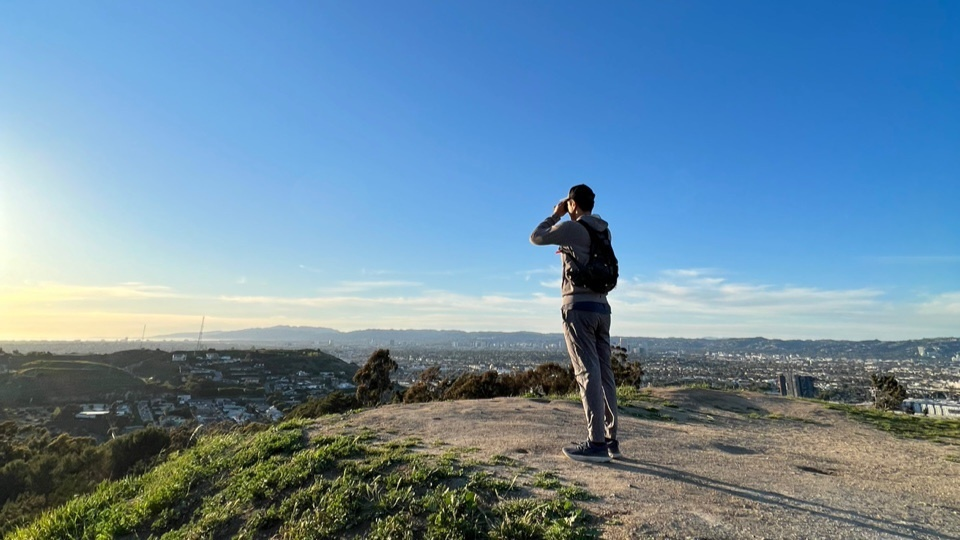
#> input picture honglab/강의노트_문제풀이_챕터5이후/챕터06_컴퓨터비전/baldwin_hills.jpg, 960 x 540 px
$ jupyter execute '01_디지털이미지기초(Pillow).ipynb'
#> lines starting #> are read from the running program, lines starting #| are printed output that depends on the picture
___
<a href='https://cafe.naver.com/jmhonglab'><p style="text-align:center;"></p></a>
___
<center><em>Content Copyright by HongLab, Inc.</em></center>

# 디지털 이미지 다루기

스마트폰의 내장 카메라, 웹캠 등의 디지털 영상 장치의 발달로 인해서 디지털 이미지는 우리에게 매우 친숙합니다. 결과를 쉽게 눈으로 볼 수 있기 때문에 직관적으로 프로그래밍 연습을 할 수 있는 좋은 기회입니다.

### 디지털 이미지의 형식

몇 가지 기본적인 용어를 정리해보겠습니다.
- RGB 컬러: Red, Gree, Blue의 조합으로 색을 표현합니다. [색상 팔레트](https://search.naver.com/search.naver?where=nexearch&sm=top_hty&fbm=1&ie=utf8&query=rgb+%EC%83%89%EC%83%81%ED%91%9C
)를 참고하세요.
- RGBA 컬러: RGB 컬러에 불투명도(opaque)를 의미하는 Alpha를 추가한 것입니다.
- 픽셀(Pixel): PICture ELement의 줄임말로써 디지털 이미지에서 색을 표현하는 작은 면적을 의미합니다.

### [Pillow](https://pillow.readthedocs.io/en/stable/handbook/tutorial.html)를 이용한 이미지 조작

여기서는 기본적인 이미지 조작 방법을 몇 가지 사용해보겠습니다. 더 많은 기능들은 [Handbook](https://pillow.readthedocs.io/en/stable/handbook/index.html)을 참고하세요.

```
pip install pillow
```

다양한 포맷의 이미지들을 쉽게 읽어들일 수 있습니다.

[cell 1]
# 예외처리 예시
from PIL import Image

try:
    im = Image.open("NO_IMAGE.jpg")
except OSError:
    print("파일을 읽어들이지 못했습니다.")

[cell 2]
# 정상적으로 읽어들인 후 이미지 정보 출력
from PIL import Image

im = Image.open("baldwin_hills.jpg")
#> im is the input picture: PIL image 960x540 RGB; mean R, G, B 107.6, 139.8, 162.5

print(im.format, im.size, im.mode)  # JPEG (960, 540) RGB
#| JPEG (960, 540) RGB

im

# im.show() # 운영체제를 통해서 이미지를 보여줍니다.

[cell 3]
from matplotlib.pyplot import imshow

import numpy as np
from PIL import Image

im = Image.open("baldwin_hills.jpg")

imshow(np.asarray(im))

이미지의 해상도를 바꿀 수 있습니다.

[cell 4]
# 해상도 줄이기
from PIL import Image

Image.open("baldwin_hills.jpg").resize((48, 27))

[cell 5]
# BILINEAR 필터로 해상도를 다시 키우기
Image.open("baldwin_hills.jpg").resize((48, 27)).resize(
    (480, 270), resample=Image.BILINEAR
)

[cell 6]
# NEAREST 필터로 해상도를 다시 키우기
Image.open("baldwin_hills.jpg").resize((48, 27)).resize(
    (480, 270), resample=Image.NEAREST
)

이미지의 일부만 잘라낼(crop) 수도 있습니다.

[cell 7]
from PIL import Image

cropped = Image.open("baldwin_hills.jpg").crop((520, 180, 640, 480))
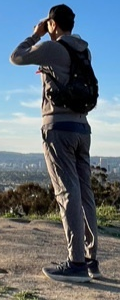
#> cropped: PIL image 120x300 RGB; mean R, G, B 98.2, 110, 119.2

print(cropped.format, cropped.size, cropped.mode)  # None (120, 300) RGB
#| None (120, 300) RGB

cropped

잘라낸 부분을 다른 곳에 덮어쓸 수도 있습니다.

[cell 8]
from PIL import Image

im = Image.open("baldwin_hills.jpg")
cropped = im.crop((520, 180, 640, 480))
im.paste(cropped, (400, 180, 520, 480))  # 주의: im = im.paste(...) -> None
im.paste(cropped, (640, 180, 760, 480))
im

이미지를 격자 형태로 배치해봅시다.

[cell 9]
from PIL import Image

src = Image.open("baldwin_hills.jpg").resize((480, 270))

w, h = src.size
#> w = 480; h = 270

dst = Image.new("RGB", (w * 2, h * 2))
#> dst: PIL image 960x540 RGB; every value is 0

dst.paste(src, (0, 0, w, h))
dst.paste(src, (w, 0, w * 2, h))
dst.paste(src, (0, h, w, h * 2))
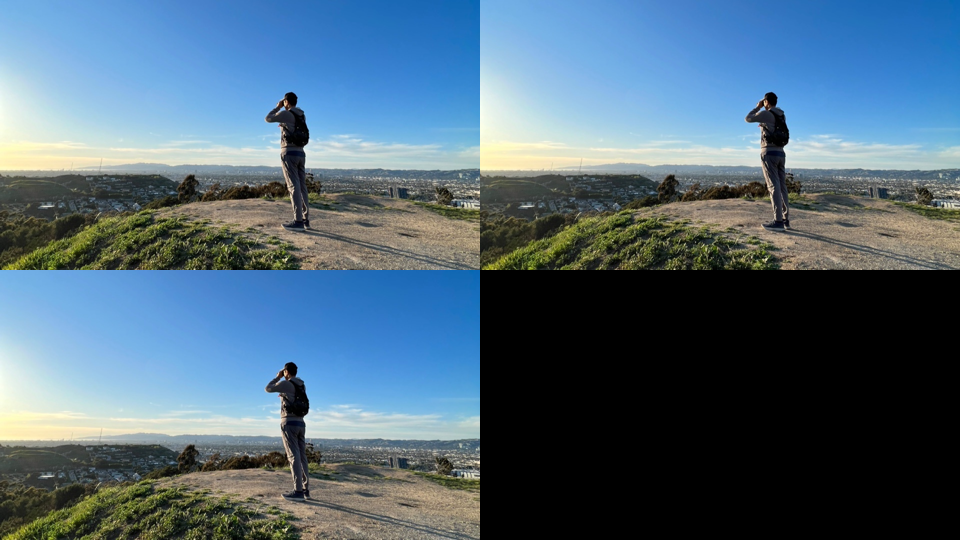
#> dst: PIL image 960x540 RGB; mean R, G, B 80.7, 104.9, 121.9
dst.paste(src, (w, h, w * 2, h * 2))
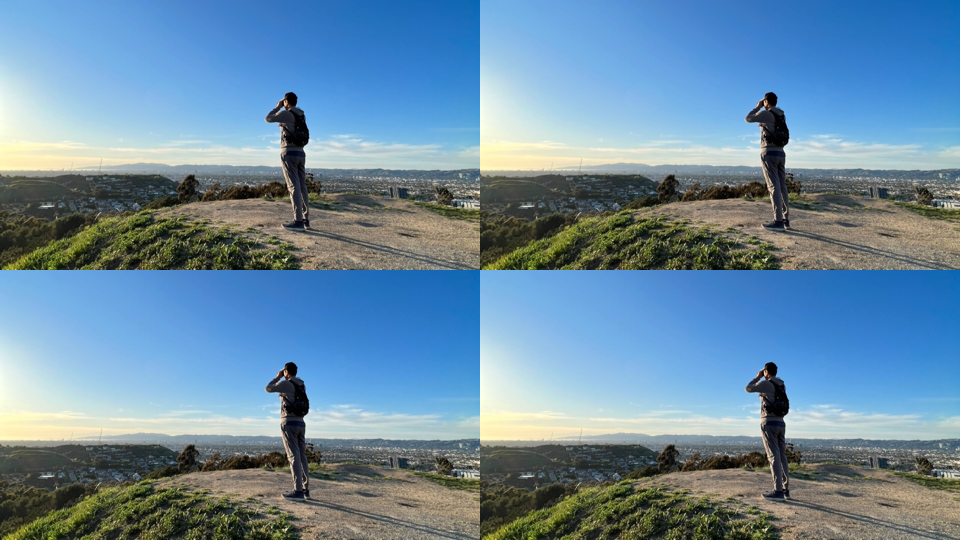
#> dst: PIL image 960x540 RGB; mean R, G, B 107.6, 139.8, 162.5

# dst.save("grid.png") # 이미지 저장

dst

이미지를 회전시킬 수도 있습니다.

[cell 10]
from PIL import Image

# 반시계방향으로 45도 회전
Image.open("baldwin_hills.jpg").rotate(45)
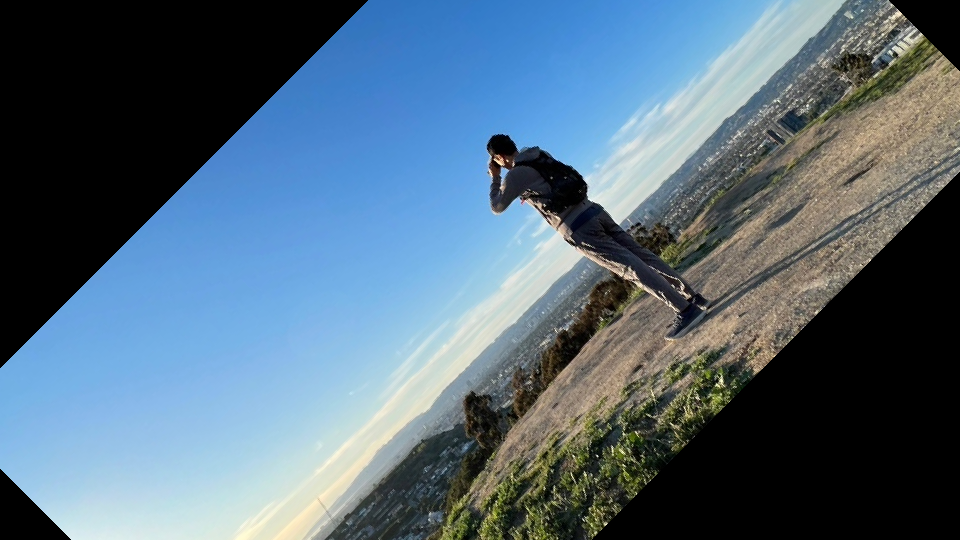
#> Out: PIL image 960x540 RGB; mean R, G, B 84.9, 106.8, 123.2

[cell 11]
from PIL import Image

# 반시계방향으로 45도 회전
Image.open("baldwin_hills.jpg").rotate(45, center=(0, 0))
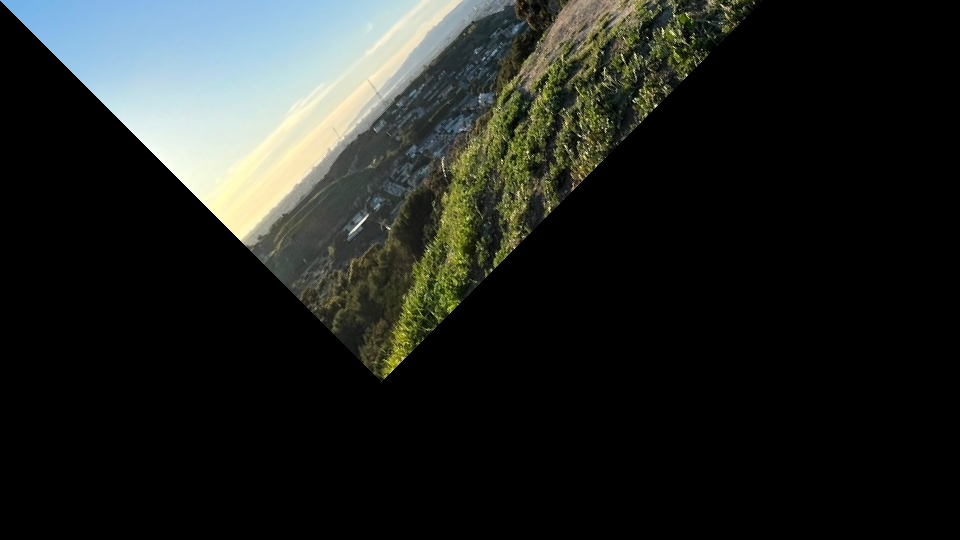
#> Out: PIL image 960x540 RGB; mean R, G, B 34.3, 37.3, 34.2

다양한 기하학적 변환을 할 수 있습니다.

[cell 12]
from PIL import Image

im = Image.open("baldwin_hills.jpg")

out = im.transpose(Image.FLIP_LEFT_RIGHT)
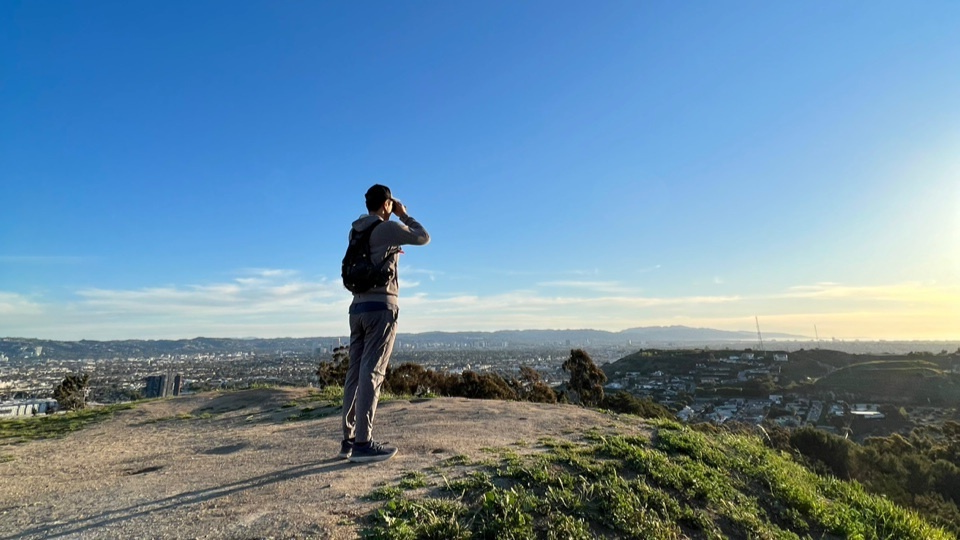
#> out: PIL image 960x540 RGB; mean R, G, B 107.6, 139.8, 162.5
# [4 lines of commented-out code are left out]

out

이미지 위에 글을 쓸 수도 있습니다.

[cell 13]
from PIL import Image, ImageDraw, ImageFont

im = Image.open("baldwin_hills.jpg")

fnt = ImageFont.truetype("FreeMono.ttf", 50)

d = ImageDraw.Draw(im)

d.text((80, 80), "Baldwin Hills", fill=(255, 255, 255), font=fnt)

im

[화질 개선(image enhancement) 기능들](https://pillow.readthedocs.io/en/stable/reference/ImageEnhance.html#module-PIL.ImageEnhance)도 사용할 수 있습니다.

[cell 14]
from PIL import Image, ImageEnhance

im = Image.open("baldwin_hills.jpg")

enhancer = ImageEnhance.Sharpness(im)
# enhancer = ImageEnhance.Brightness(im)

im = enhancer.enhance(5)
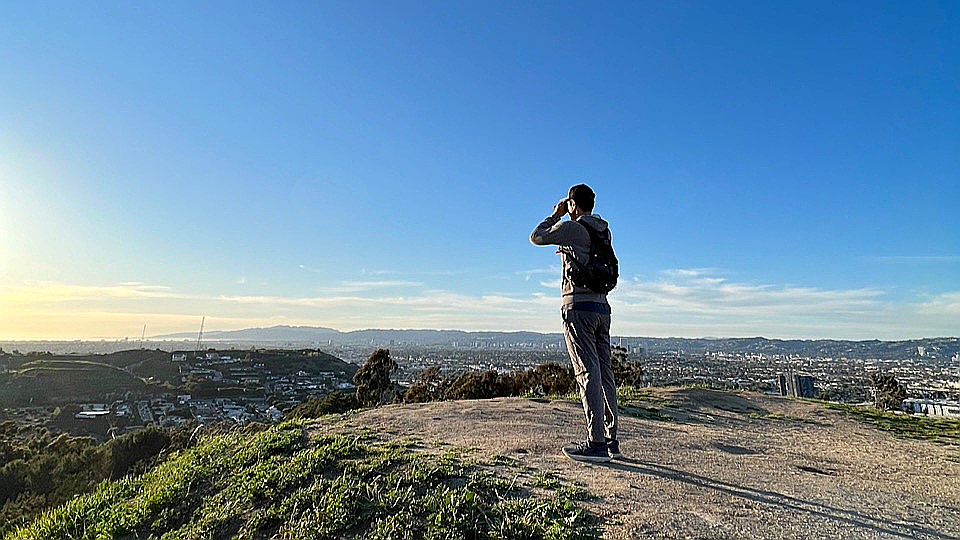
#> im: PIL image 960x540 RGB; mean R, G, B 107.9, 140.1, 163.4

im

간단한 도형을 그릴 수도 있습니다. 더 다양한 기능들은 [여기](https://pillow.readthedocs.io/en/stable/reference/ImageDraw.html)를 참고하세요.

[cell 15]
from PIL import Image, ImageDraw

with Image.open("baldwin_hills.jpg") as im:

    draw = ImageDraw.Draw(im)

    x, y, w, h = 520, 180, 120, 290
    #draw.line((x, y, x + w, y + h), fill=(0, 0, 255)) # sample

    # 직선 4개로 사각형 그리기 연습
    draw.line((x, y, x, y + h), fill=(0, 0, 255))
    draw.line((x + w, y, x + w, y + h), fill=(0, 0, 255))
    draw.line((x, y, x + w, y), fill=(0, 0, 255))
    draw.line((x, y + h, x + w, y + h), fill=(0, 0, 255))

im

[cell 16]
from PIL import Image, ImageDraw

with Image.open("baldwin_hills.jpg") as im:

    draw = ImageDraw.Draw(im)

    x, y, w, h = 520, 180, 120, 290
    draw.rectangle((x, y, x+w, y+h), outline=(0, 0, 255), fill=(135,206,250))
    # draw.rounded_rectangle((x, y, x+w, y+h), radius=30, outline=(0, 0, 255), fill=(255,255,255))

im
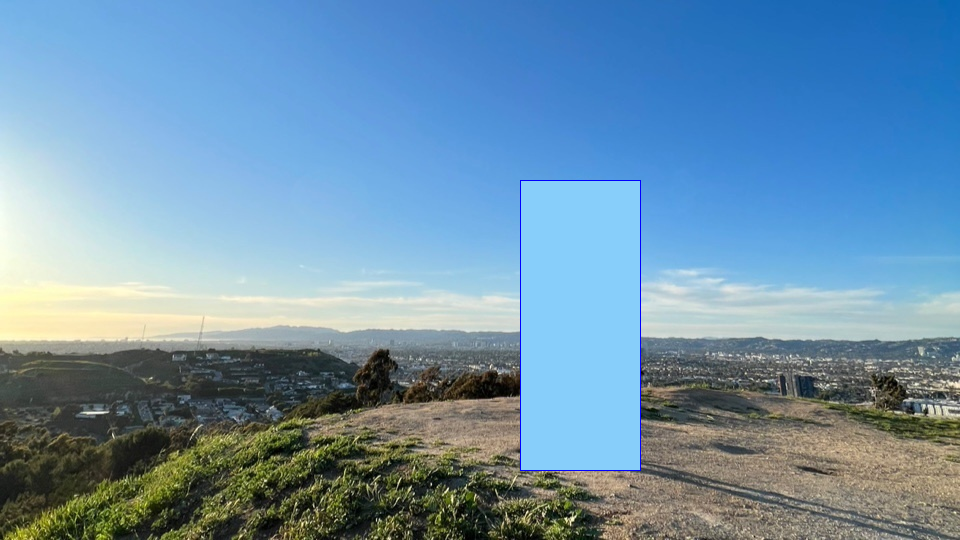
#> Out: PIL image 960x540 RGB; mean R, G, B 110, 146.1, 171.3

투명도를 사용해봅시다.

[cell 17]
with Image.open("baldwin_hills.jpg").convert("RGBA") as base:

    # 완전히 투명한 이미지 생성
    overlay = Image.new("RGBA", base.size, (0, 0, 0, 0))
#> overlay: PIL image 960x540 RGBA; every value is 0

    # 투명 이미지 위에 그리기
    draw = ImageDraw.Draw(overlay)
    draw.rectangle(
        (x, y, x + w, y + h), outline=(0, 0, 255, 128), # alpha = 128
        fill=(0, 0, 255, 30) # alpha = 30
    )

    # 투명도를 이용하여 합성
    comp = Image.alpha_composite(base, overlay)
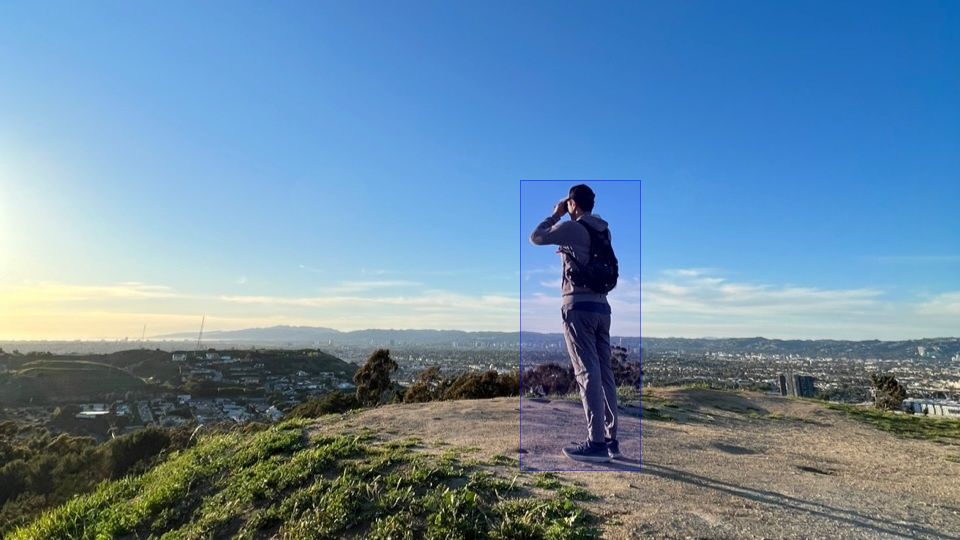
#> comp: PIL image 960x540 RGBA; mean R, G, B, A 106.8, 138.9, 163.6, 255

comp

$ run again, with honglab/강의노트_문제풀이_챕터5이후/챕터06_컴퓨터비전/green.jpg copied over honglab/강의노트_문제풀이_챕터5이후/챕터06_컴퓨터비전/baldwin_hills.jpg
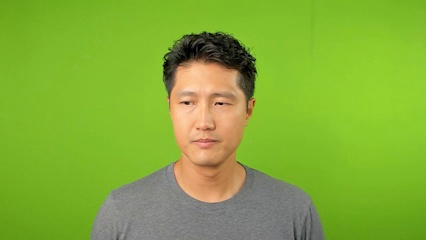
#> input picture honglab/강의노트_문제풀이_챕터5이후/챕터06_컴퓨터비전/green.jpg, 426 x 240 px
#> im is the input picture: PIL image 426x240 RGB; mean R, G, B 131.9, 172.7, 55.8
#| JPEG (426, 240) RGB
#> cropped: PIL image 120x300 RGB; every value is 0
#| None (120, 300) RGB
#> `Image.open("baldwin_hills.jpg").rotate(45, center=(0, 0))`:
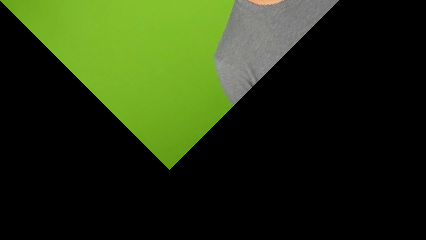
#> Out: PIL image 426x240 RGB; mean R, G, B 35.1, 47.8, 16.7
#> `im = enhancer.enhance(5)`:
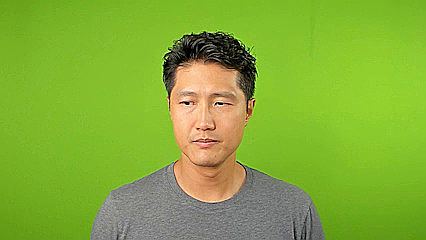
#> im: PIL image 426x240 RGB; mean R, G, B 132.1, 172.9, 56.1
#> overlay: PIL image 426x240 RGBA; every value is 0

$ run again, with honglab/강의노트_문제풀이_챕터5이후/챕터06_컴퓨터비전/point_fermin_park.jpg copied over honglab/강의노트_문제풀이_챕터5이후/챕터06_컴퓨터비전/baldwin_hills.jpg
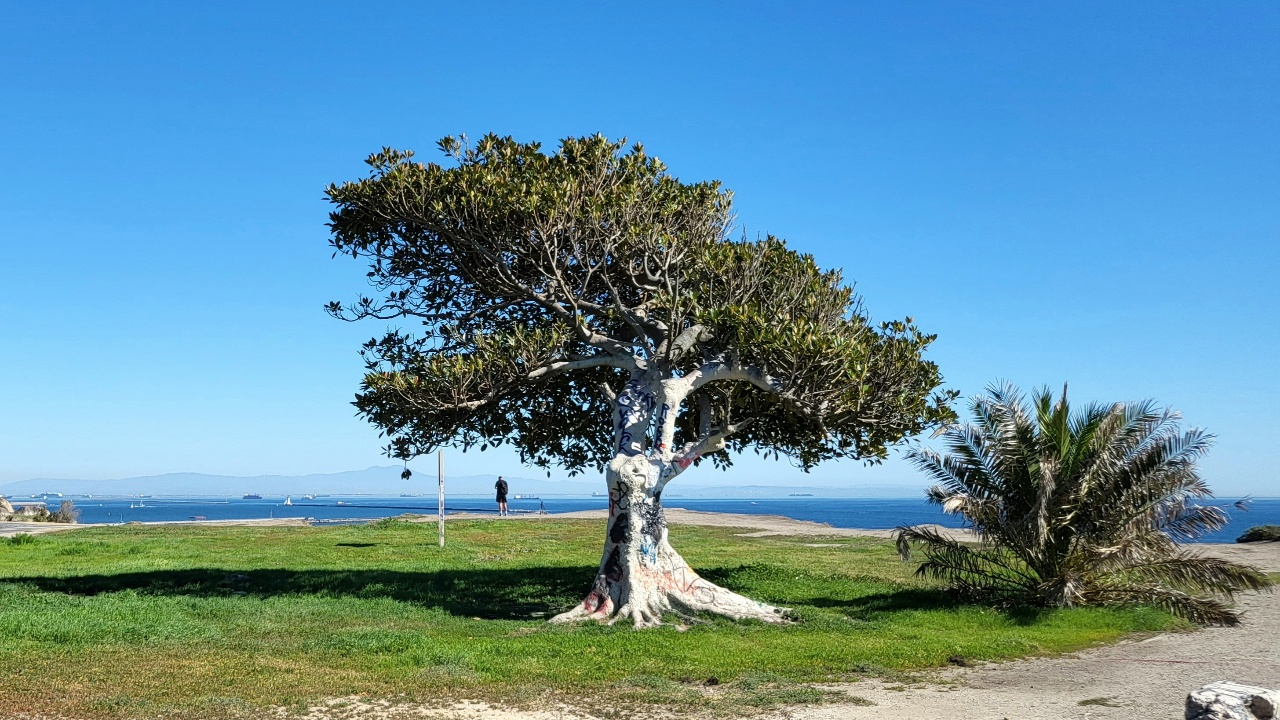
#> input picture honglab/강의노트_문제풀이_챕터5이후/챕터06_컴퓨터비전/point_fermin_park.jpg, 1280 x 720 px
#> im is the input picture: PIL image 1280x720 RGB; mean R, G, B 97.8, 143.3, 161.1
#| JPEG (1280, 720) RGB
#| None (120, 300) RGB
#> `out = im.transpose(Image.FLIP_LEFT_RIGHT)`:
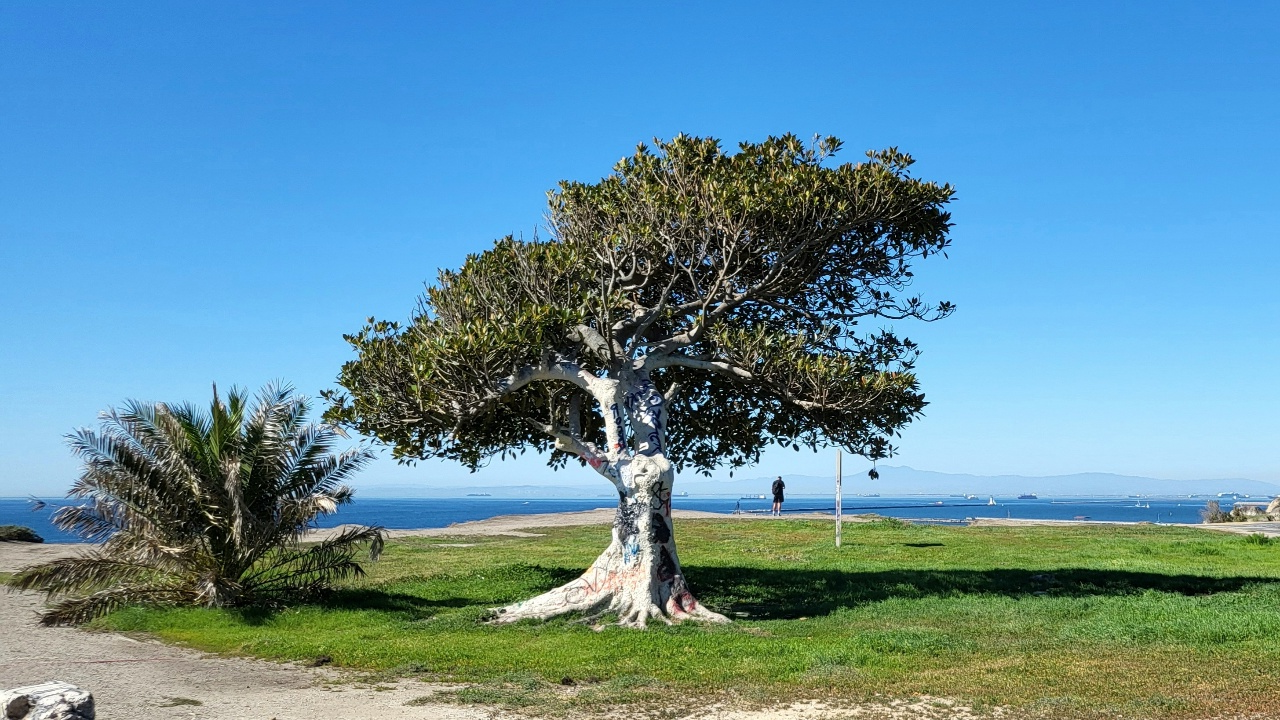
#> out: PIL image 1280x720 RGB; mean R, G, B 97.8, 143.3, 161.1
#> `im`:
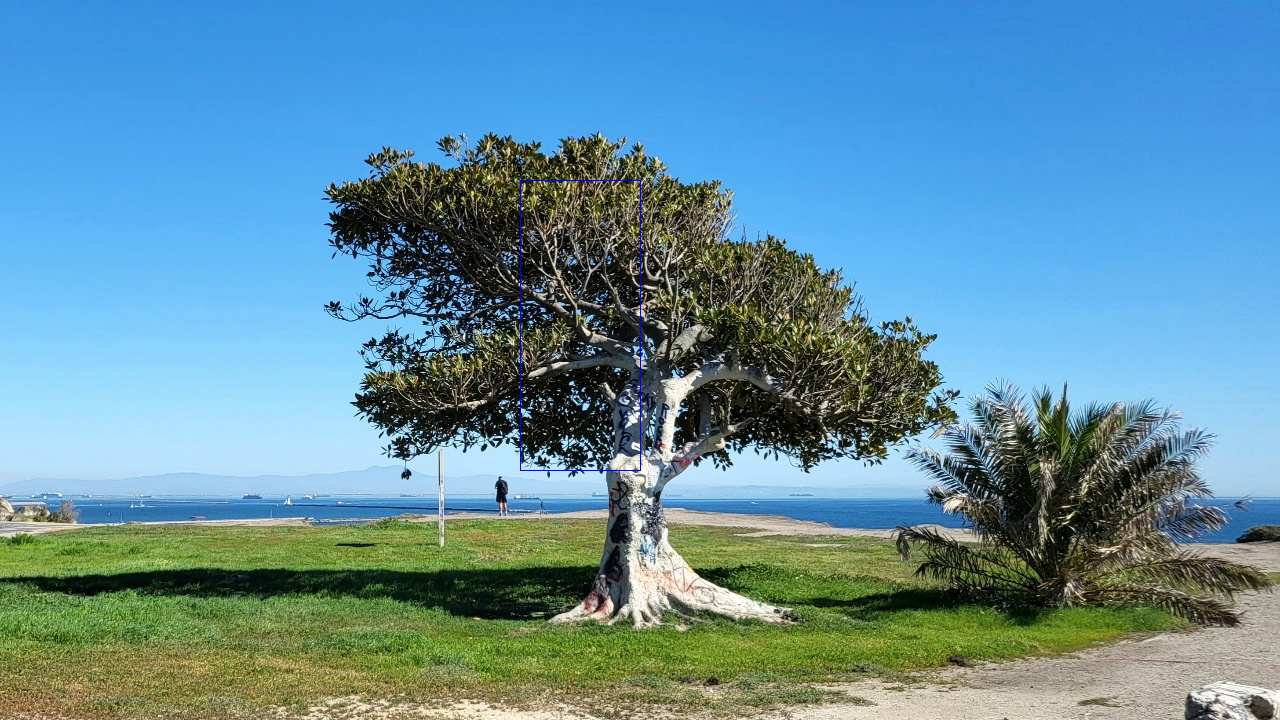
#> Out: PIL image 1280x720 RGB; mean R, G, B 97.8, 143.2, 161.2
